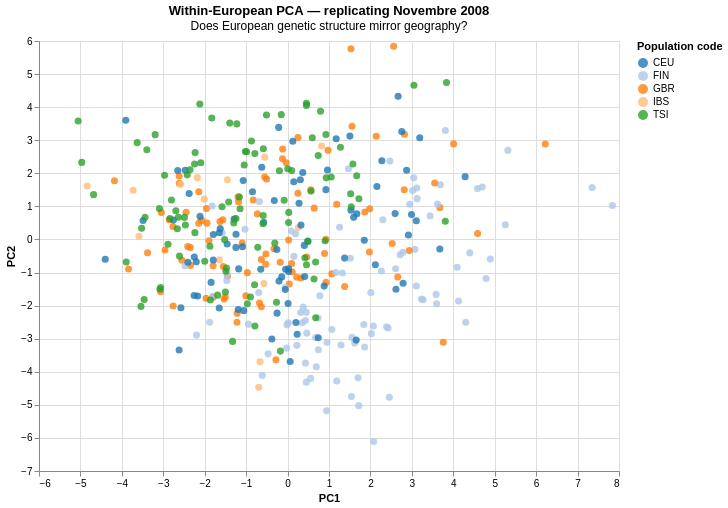

Notebook cell for this chart:
### Code cell
# Creating PCA Chart

df_eur = df_eur.copy()
df_eur['PC1'] = eur_coords[:, 0]
df_eur['PC2'] = eur_coords[:, 1]

chart_eur = alt.Chart(df_eur).mark_circle(size=50, opacity=0.8).encode(
    x='PC1:Q', y='PC2:Q',
    color=alt.Color('Population code:N',
        scale=alt.Scale(scheme='category20')),
    tooltip=['Sample:N', 'Population name:N']
).properties(
    title={'text': 'Within-European PCA — replicating Novembre 2008',
           'subtitle': 'Does European genetic structure mirror geography?'},
    width=580, height=430).interactive()

chart_eur.save('/Users/tim/bioinformatics-portfolio/01b-genes-and-geography/results/figures/pca_european_only.html')
chart_eur

### Figure 1 — Vega-Lite specification as saved in the notebook (floating-point values rounded to 4 significant figures; data arrays with more than 128 entries replaced by an {"elided": "..."} marker saying what was removed)
{"config": {"view": {"continuousWidth": 300, "continuousHeight": 300}}, "data": {"name": "data-d6cc8ac887e0fef8da0db35d64729945"}, "mark": {"type": "circle", "opacity": 0.8, "size": 50}, "encoding": {"color": {"field": "Population code", "scale": {"scheme": "category20"}, "type": "nominal"}, "tooltip": [{"field": "Sample", "type": "nominal"}, {"field": "Population name", "type": "nominal"}], "x": {"field": "PC1", "type": "quantitative"}, "y": {"field": "PC2", "type": "quantitative"}}, "height": 430, "params": [{"name": "param_1e9efca18e7a2868", "select": {"type": "interval", "encodings": ["x", "y"]}, "bind": "scales"}], "title": {"text": "Within-European PCA — replicating Novembre 2008", "subtitle": "Does European genetic structure mirror geography?"}, "width": 580, "$schema": "https://vega.github.io/schema/vega-lite/v6.4.1.json", "datasets": {"data-d6cc8ac887e0fef8da0db35d64729945": {"elided": "379 records"}}}
